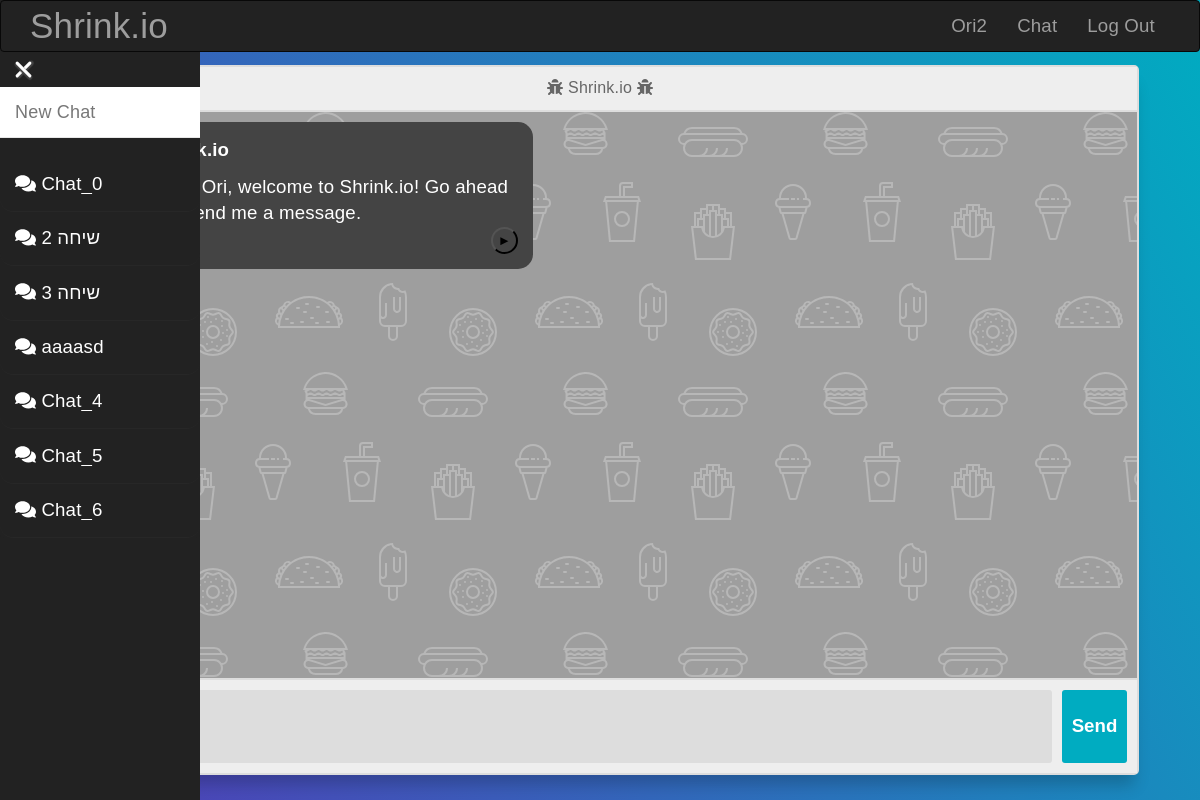
Before: /chat (signed in) with the older database file.
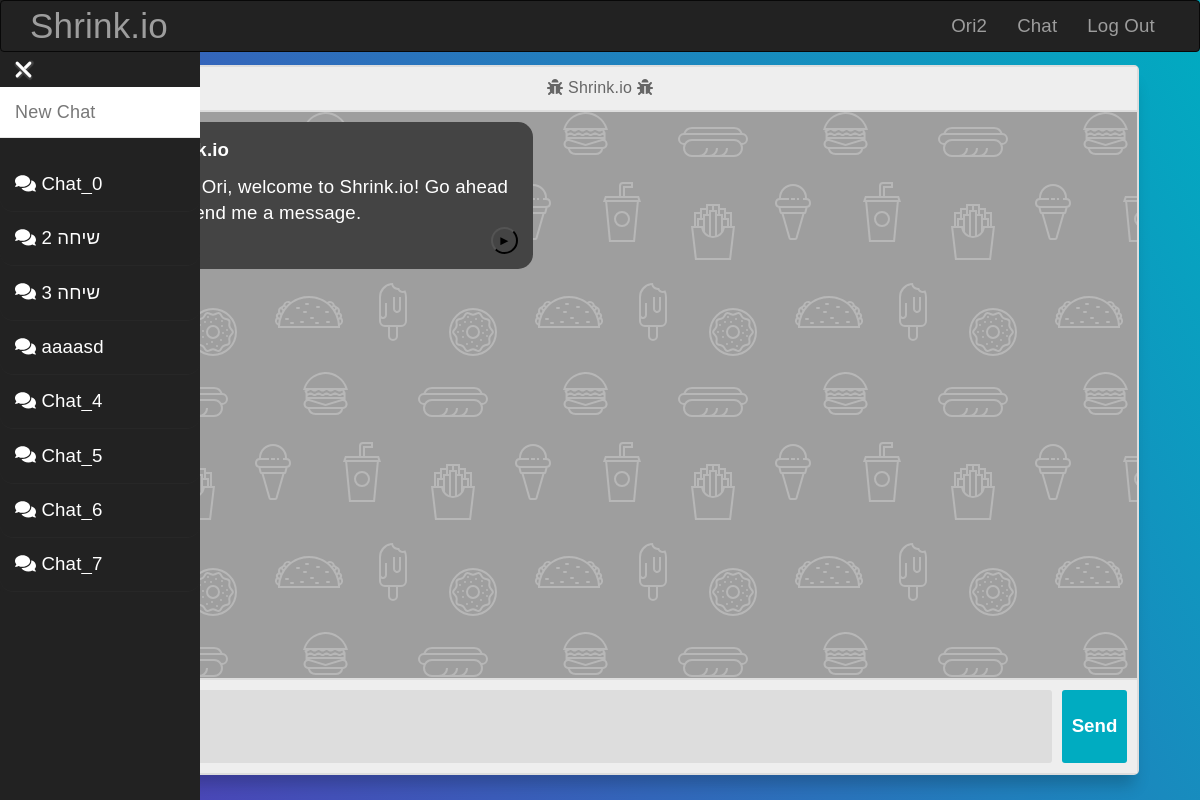
After: the same page with the newer database file.
### website/models.py (models this page shows, shortened)
class User(UserMixin, db.Model):
    __tablename__ = "users"
    id = db.Column(db.Integer, primary_key=True)
    username = db.Column(db.String(64), index=True)
    name = db.Column(db.String(64))
    lastname = db.Column(db.String(64))
    image_data = db.Column(db.LargeBinary, nullable=True)
    image_filename = db.Column(db.String(20), nullable=True, default="/static/image/default.png")
    password_hash = db.Column(db.String(128))
    otp_secret = db.Column(db.String(16))
    chats = db.relationship("Chat", backref=db.backref("chats", lazy=True)) # Creating a relationship with the User model
    @property
    def password(self):
        raise AttributeError("password is not a readable attribute")

class Chat(UserMixin, db.Model):
    __tablename__ = "chats"
    id = db.Column(db.Integer, primary_key=True)
    __name = db.Column(db.String(20), nullable=False)
    chat_json = db.Column(db.Text, nullable=False)
    user_id = db.Column(db.Integer, db.ForeignKey("users.id"))
    @property
    def chat(self):
        return loads(self.chat_json) if self.chat_json else []
    @property
    def name(self):
        return self.__name

### website/utils.py (the view)
    def wrapped(*args, **kwargs):
        if (current_user == None) or (current_user.is_authenticated == False):
            msg = "The page you where looking for could not be found."
            return render_template("404.html", err_msg=msg), 404
        user = get_current_user()
        if user is None:
            return redirect(url_for("views.index"))
        res = func(*args, **kwargs)
        return res

### website/forms.py
class ChatEdit(FlaskForm):
    name = StringField("Name", validators=[Length(1, 20)])

### website/__init__.py (called while the page is built)
def create_app():
    app = Flask(__name__)
    app.static_folder = "static"
    app.config.from_object("config")
    Bootstrap(app)
    db.init_app(app)
    login_manager = LoginManager()
    login_manager.login_view = "auth.login"
    login_manager.init_app(app)
    from .models import User
    create_database(app)
    @login_manager.user_loader
    def load_user(user_id):
        return User.query.get(int(user_id))
    app.register_error_handler(404, page_not_found)
    from .auth import auth as auth_blueprint
    app.register_blueprint(auth_blueprint)
    from .views import views as views_blueprint
    app.register_blueprint(views_blueprint)
    return app

### website/utils.py (called while the page is built)
def get_current_user():
    user = User.query.filter_by(username=current_user.username).first()
    return user

def restricted_route_decorator(func: Callable):
    def wrapped(*args, **kwargs):
        if (current_user == None) or (current_user.is_authenticated == False):
            msg = "The page you where looking for could not be found."
            return render_template("404.html", err_msg=msg), 404
        user = get_current_user()
        if user is None:
            return redirect(url_for("views.index"))
        res = func(*args, **kwargs)
        return res
    return wrapped

### website/views.py (called while the page is built)
@views.route("/chat", endpoint="chat")
@restricted_route_decorator
def chat():
    from .forms import ChatEdit
    user = get_current_user()
    chat_name_form = ChatEdit()
    return render_template("chat.html", user=user, chat_data=-1, chat_id=-1, name_form=chat_name_form)

### website/templates/chat.html (shortened to what this page needs)
{% extends "base.html" %}
{% import "bootstrap/wtf.html" as wtf %}
{% block page_content %}
<head>
  <link rel="stylesheet" href="{{ url_for('static', filename='styles/chat.css') }}">
</head>
{% with previous_chats=user.chats, name_form=name_form %}
  {% include "chat_side_navbar.html" %}
{% endwith %}
<div class="container body" style="padding-top:3vw;width: calc(100% - 1%); padding-top:30pt;">
      <section class="msger">
        <header class="msger-header">
          <div class="msger-header-title">
              <i class="fas fa-bug"></i> Shrink.io <i class="fas fa-bug"></i>
      </div>
    </header>
    <main class="msger-chat">
      {% if chat_data == -1  %}
      <div class="msg left-msg">
        <div class="msg-bubble">
          <div class="msg-info">
            <div class="msg-info-name">Shrink.io</div>
          </div>
          {% set welcome_msg = "Hi " + user.name.title() + ", welcome to Shrink.io! Go ahead and send me a message." %}
          <div class="msg-text">
            {{ welcome_msg }}
          </div>
          <div style="text-align: right; font-size:10pt;">
            <button style="text-align: center; background-color: transparent; color: black; border-radius: 100%; width: 20pt; height:20pt;"
                    onclick="requestTextTwoSpeech('{{ welcome_msg }}')">►</button>
          </div>
        </div>
      </div>
      {% endif %}
    </main>
    <form class="msger-inputarea">
        <textarea id="w3review" class="msger-input" id="textInput" name="w3review" rows="2" cols="20"></textarea>
      <button type="submit" class="msger-send-btn">Send</button>
    </form>
  </section>
</div>
{% endblock %}

### website/templates/base.html (shortened to what this page needs)
{% extends "bootstrap/base.html" %}
{% block navbar %}
<div class="navbar navbar-inverse" role="navigation" style="position: fixed; width:100%;z-index:3;">
    <div class="container">
        <div class="navbar-header">
            <a class="navbar-brand" style="font-size: 35px;" href="{{ url_for('views.index') }}">Shrink.io</a>
        </div>
        <div class="navbar-collapse collapse">
            <ul class="nav navbar-nav navbar-right">
                {% if current_user.is_authenticated %}
                <li><a href="{{ url_for('views.profile') }}">{{ current_user.username.title() }}</a></li>
                <li><a href="{{ url_for('views.chat') }}">Chat</a></li>
                <li><a href="{{ url_for('auth.logout') }}">Log Out</a></li>
                {% else %}
                <li><a href="{{ url_for('auth.login') }}">Log In</a></li>
                <li><a href="{{ url_for('auth.register') }}">Register</a></li>
                {% endif %}
            </ul>
        </div>
    </div>
</div>
{% endblock %}
{% block content %}
<div class="container">
    {% block page_content %}{% endblock %}
</div>
{% endblock %}

### website/templates/chat_side_navbar.html (shortened to what this page needs)
{% import "bootstrap/wtf.html" as wtf %}
{% block page_content %}
<head>
    <link rel="stylesheet" href="{{ url_for('static', filename='styles/chat.css') }}">
    <link rel="stylesheet" href="{{ url_for('static', filename='styles/chat_side_navbar.css') }}">
</head>
<div class="slide-button">
    <div class="bars-container change" id="msbo" onclick="barIconAnimate(this)">
        <div class="bar3"></div>
    </div>
</div>
<div class="msb" id="msb" style="padding-top:65pt; background:#222;">
    <nav class="navbar navbar-default" role="navigation">
        <div class="navbar-header">
            <div class="brand-wrapper">
                <div class="brand-name-wrapper">
                    <a class="navbar-brand" href="/chat">
                        New Chat
                    </a>
                </div>
            </div>
        </div>
        <div class="side-menu-container">
            <ul class="nav navbar-nav">
                {% for chat in previous_chats %}
                    <li class="prev-chat" style="white-space: nowrap; padding-top:10pt; padding-bottom:10pt;">
                        <a href="{{ url_for('views.get_chat', chat_id=chat.id) }}" id="{{ chat.id }}" style="display:inline;" name={{ chat.name }} draggable="false">
                            <i class="fas fa-duotone fa-comments"></i>
                            {{ name_form.name(value=chat.name, style="all:unset; width:55%;", class="name_input", readonly=True) }}
                        </a>
                    </li>
                {% endfor %}
            </ul>
        </div>
    </nav>
</div>
{% endblock %}

### website/static/styles/chat.css (style rules this page uses)
:root { --body-bg: linear-gradient(135deg, #f5f7fa 0%, #c3cfe2 100%); --msger-bg: #fff; --border: 2px solid #ddd; --left-msg-bg: #444; --right-msg-bg: #579ffb; }
html { box-sizing: border-box; }
*, *:before, *:after { margin: 0; padding: 0; box-sizing: inherit; }
.body { display: flex; justify-content: center; align-items: center; height: 100vh; width: 90%; }
body { background: linear-gradient(60deg, rgba(84,58,183,1) 0%, rgba(0,172,193,1) 100%); background-size: auto; background-attachment: fixed; color: white; }
.msger { display: flex; flex-flow: column wrap; justify-content: space-between; width: 100%; margin: 25px 10px; height: calc(100% - 50px); border: var(--border); border-radius: 5px; background: var(--msger-bg); box-shadow: 0 15px 15px -5px rgba(0, 0, 0, 0.2); }
.msger-header { font-size: medium; justify-content: space-between; padding: 10px; text-align: center; border-bottom: var(--border); background: #eee; color: #666; }
.msger-chat { flex: 1; overflow-y: auto; padding: 10px; }
.msg { display: flex; align-items: flex-end; margin-bottom: 10px; }
.msg-text { width: fit-content; white-space: normal; overflow-wrap: break-all; word-wrap: break-all; word-break: break-all; }
.msg-bubble { max-width: 300pt; padding: 15px; border-radius: 15px; background: var(--left-msg-bg); }
.msg-info { display: flex; justify-content: space-between; align-items: center; margin-bottom: 10px; }
.msg-info-name { margin-right: 10px; font-weight: bold; }
.left-msg .msg-bubble { border-bottom-left-radius: 0; }
.msger-inputarea { display: flex; padding: 10px; border-top: var(--border); background: #eee; color: #444; }
.msger-inputarea * { padding: 10px; border: none; border-radius: 3px; font-size: 1em; }
.msger-input { flex: 1; background: #ddd; }
.msger-send-btn { margin-left: 10px; background: rgb(0, 172,193); color: #fff; font-weight: bold; cursor: pointer; transition: background 0.23s; }
.msger-chat { background-color: rgba(62, 62, 62, 0.5); animation: shine 100s linear infinite; }
textarea { resize: none; }

### website/static/styles/chat_side_navbar.css (style rules this page uses)
body { background-color: #fff; font-family: Arial, sans-serif; font-size: 14pt; letter-spacing: 0.01em; color: #fff; }
.navbar-default { background-color: #fff; margin-left: 150pt; }
a, a:focus, a:hover { text-decoration: none; }
.msb, .mnb { -moz-animation: slidein 300ms forwards; -o-animation: slidein 300ms forwards; -webkit-animation: slidein 300ms forwards; animation: slidein 300ms forwards; -webkit-transform-style: preserve-3d; transform-style: preserve-3d; }
.bars-container { display: inline-block; cursor: pointer; }
.bar1 , .bar2 , .bar3 { width: 21px; height: 3px; background: #fff; margin: 6px 0; transition: 0.4s; border-radius:3px; box-shadow: 1px 1px 1px 1px #444; }
.change .bar3 { transform: translate(0, -9px) rotate(45deg); }
.slide-button { position: absolute; top: 40pt; left: 10pt; width: auto; height: auto; z-index:2; }
.prev-chat { width: auto; border-bottom: 1pt solid rgba(44, 44, 44, 0.5); border-radius: 10pt; -webkit-user-select: none; -ms-user-select: none; user-select: none; }

Changed rows visible on the page:
added Chat: name "Chat_7"
